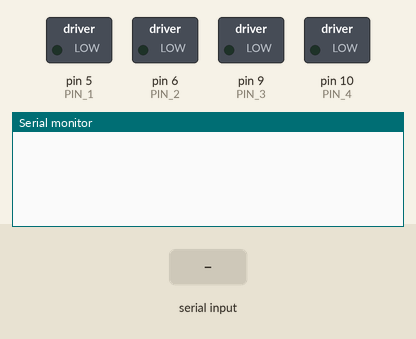
The sketch below on a simulated Arduino Uno, built with avr-gcc and run on an emulated ATmega328P. Shown: switched loads named in the sketch (green lamp = pin HIGH), the last lines printed to the serial monitor. Inputs (shaded band) come from the test bench.

Above: at 1.2 s.
1.3 s: "m90\n" received over Serial
At 2.6 s:
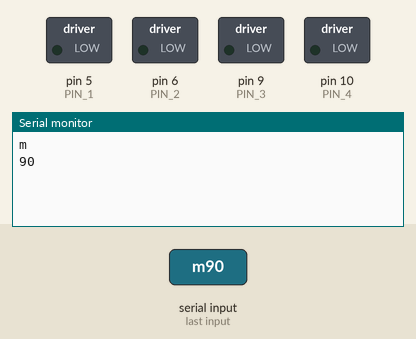
3.8 s: "r90\n" received over Serial
At 5.7 s:
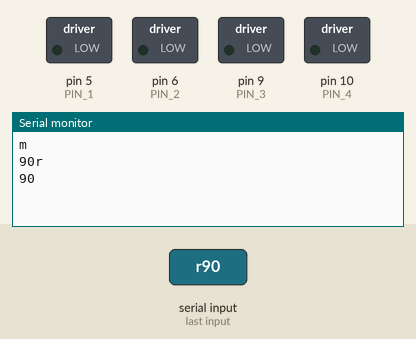

The sketch:

datainput.ino
```cpp
const int PIN_1 = 5;
const int PIN_2 = 6;
const int PIN_3 = 9;
const int PIN_4 = 10;

int module_pins[] = {PIN_1, PIN_2, PIN_3, PIN_4};

const int number_of_modules = sizeof(module_pins) / sizeof(int);

void setup() {
  Serial.begin(115200);
  for (int i = 0; i < number_of_modules; i++) {
    // Set up serial pins
    pinMode(module_pins[i], OUTPUT);
    // Deactivate all motors
    analogWrite(module_pins[i], 0);
  }
}

void write(int pinNum, int intensity) {
  for (int i = 0; i < number_of_modules; i++) {
    if (pinNum != i) {
      analogWrite(module_pins[i], 0);
    } else {
      analogWrite(module_pins[pinNum], intensity);
    }
  }
}

int intensity = 70;                // how bright the LED is
int intensity_change_interval = 1; // how many points to fade the LED by
int dataIn = 0;
String data_in;

void handle_message(String data_in) {
  data_in.remove(0, 1);

  int data = 1;
  data = data_in.toInt();
  Serial.print("m\n");
  Serial.print(data);
}

void handle_message2(String data_in) {
  data_in.remove(0, 1);

  int data = 1;
  data = data_in.toInt();
  Serial.print("r\n");
  Serial.print(data);
}

void loop() {

  if (Serial.available() > 0) {
    data_in = Serial.readString();

    if (data_in[0] == 'm')
      handle_message(data_in);
    else if (data_in[0] == 'r')
      handle_message2(data_in);
    else
      int x = 1;
  }
}
```

Measured:
- after the input at 1.3 s, the serial monitor: prints a new line after 1.0 s (image 1)
- after the input at 3.8 s, the serial monitor: prints a new line after 1.0 s (image 2)
